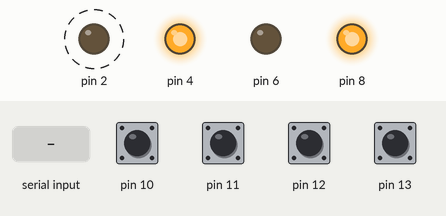
Bench run of a sketch on a simulated Arduino Uno, built with avr-gcc and run on an emulated ATmega328P. On the bench: output pins drawn as LEDs (lit = HIGH). Dashed ring = blinking. The test bench sets the inputs (shaded band); at power-on: pin 10–13 HIGH.

Above: at 1.2 s.
1.3 s: "90,45,200\n" received over Serial
4.3 s: "30,150,10\n" received over Serial
At 4.37 s:
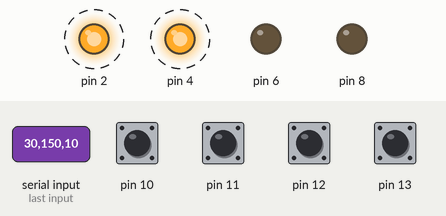
7.3 s: "90,45\n" received over Serial
At 8.33 s:
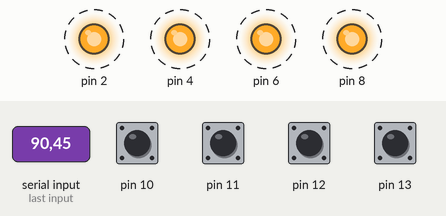
10.3 s: "200\n" received over Serial
At 12.83 s:
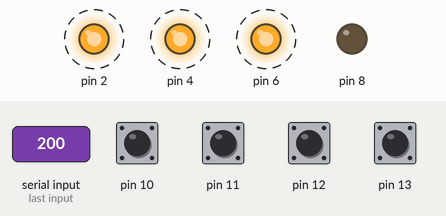
16.3 s: "30,150\n" received over Serial
At 17.27 s:
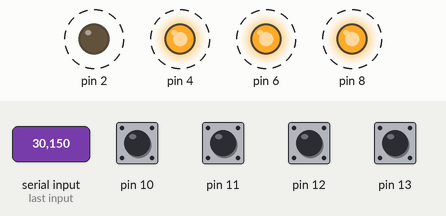
Timing chart, 0 to 20.3 s (numbered marks = the images above; inputs shaded):
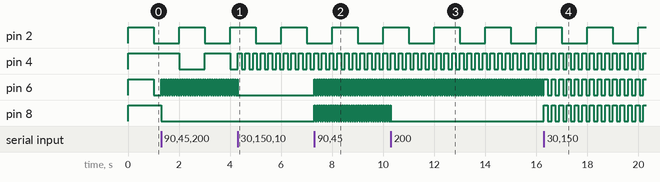

Measured:
- after the input at 4.3 s, pin 6: goes on until 4.3 s, then stays LOW
- after the input at 7.3 s, pin 6, pin 8: alternates HIGH for 0.05 s and LOW for 0.05 s, starting at once
- after the input at 10.3 s, pin 8: goes on until 10.3 s, then stays LOW
- after the input at 16.3 s, pin 6: alternates HIGH for 0.15 s and LOW for 0.15 s, starting after 0.15 s; pin 8: alternates HIGH for 0.15 s and LOW for 0.15 s, starting at once
- by itself, pin 2: alternates HIGH for 1.0 s and LOW for 1.0 s
- by itself, pin 4: alternates HIGH for 0.15 s and LOW for 0.15 s
- by itself, pin 6: alternates HIGH for 0.05 s and LOW for 0.05 s

The sketch:

arduino.ino
```cpp
#include "Bouton.hpp"

Bouton b_red(2, 13);
Bouton b_blue(4, 12);
Bouton b_green(6, 11);
Bouton b_yellow(8, 10);

enum ArduinoSignal
{
    NO_BOUTON               =   0b0000000000000000,
    RED_BOUTON              =   0b0000000000000001,
    GREEN_BOUTON            =   0b0000000000000010,
    BLUE_BOUTON             =   0b0000000000000100,
    YELLOW_BOUTON           =   0b0000000000001000,
    WHITE_BOUTON            =   0b0000000000010000,
    EXT1_BOUTON             =   0b0000000000100000,
    EXT2_BOUTON             =   0b0000000001000000,
    EXT3_BOUTON             =   0b0000000010000000,
    ALL_BOUTONS             =   0b0000000011111111,

    ARDUINO_MODE_BTB        =   0b0100000000000000,
    ARDUINO_MODE_FREE       =   0b0010000000000000,
    ARDUINO_MODE_UNLOCK     =   0b0001000000000000,

    ARDUINO_STATUS_DISC     =   0b0000100000000000,
    ARDUINO_STATUS_ERROR    =   0b0000010000000000,
    ARDUINO_STATUS_OK       =   0b0000001000000000,

    BUTTON_STATE_OFF        =   0,
    BUTTON_STATE_ON         =   -1,
    BUTTON_STATE_ON_PUSH    =   -2,
    BUTTON_STATE_OFF_PUSH   =   -3
};

int fatoi(const char *str)
{
    int val = 0;
    bool neg = false;
    if(*str == '-') neg = true;
    while(*str)
    {
        val = val * 10 + (*str++ - '0');
    }
    return neg ? -val : val;
}

void setup()
{
    Serial.begin(57600); //57600
    Serial.setTimeout(2);

    b_red.led_program(1000);

    b_blue.led_program(1000);
    b_blue.manipulate_timer(1000);

    b_green.led_program(1000);
//    b_green.manipulate_timer(500);

    b_yellow.led_program(1000);
    b_yellow.manipulate_timer(1000);
}

void action_input(int button, int state)
{
    if(button & RED_BOUTON) b_red.led_program(state);
    if(button & BLUE_BOUTON) b_blue.led_program(state);
    if(button & GREEN_BOUTON) b_green.led_program(state);
    if(button & YELLOW_BOUTON) b_yellow.led_program(state);
}

void loop()
{
    short sig = 0;
    if(b_red.pressed()) sig |= RED_BOUTON;
    if(b_blue.pressed()) sig |= BLUE_BOUTON;
    if(b_green.pressed()) sig |= GREEN_BOUTON;
    if(b_yellow.pressed()) sig |= YELLOW_BOUTON;

    if(sig)
    {
        Serial.println(sig);
        Serial.flush();
    }

    if(Serial.available())
    {
        int i1 = Serial.parseInt();
        int i2 = Serial.parseInt();
        action_input(i1, i2);
    }

    b_red.act();
    b_blue.act();
    b_green.act();
    b_yellow.act();

}
```

Bouton.cpp
```cpp
#include "Bouton.hpp"

Bouton::Bouton(int led, int sw)
{
    m_port_led = led;
    m_port_switch = sw;
    m_timer = millis();
    m_led_on = false;
    m_program = 0;

    pinMode(m_port_led, OUTPUT);
    pinMode(m_port_switch, INPUT_PULLUP);
    digitalWrite(m_port_led, LOW);
}

int Bouton::led_program()
{
    return m_program;
}

void Bouton::led_program(int i)
{
    m_program = i;
    m_timer = millis();

    if(i > 0)
    {
        m_led_on = true;
        digitalWrite(m_port_led, HIGH);
    }
}

void Bouton::manipulate_timer(int i)
{
    m_timer += i;
}

void Bouton::swap_state()
{
    if(m_led_on)
    {
        digitalWrite(m_port_led, LOW);
        m_led_on = false;
    }
    else
    {
        digitalWrite(m_port_led, HIGH);
        m_led_on = true;
    }
}

bool Bouton::pressed()
{
    return digitalRead(m_port_switch) == LOW;
}

void Bouton::act()
{
    if(m_program < LED_OFF_ON_PUSH) //lowest defined value
        m_program = 0;

    switch(m_program)
    {
        case LED_CONSTANT_OFF:
            if(m_led_on)
            {
                digitalWrite(m_port_led, LOW);
                m_led_on = false;
            }
            return;
        case LED_CONSTANT_ON:
            if(!m_led_on)
            {
                digitalWrite(m_port_led, HIGH);
                m_led_on = true;
            }
            return;
        case LED_ON_ON_PUSH:
            digitalWrite(m_port_led, pressed());
            return;
        case LED_OFF_ON_PUSH:
            digitalWrite(m_port_led, !pressed());
            return;
    }

    //no other program ran so we blink :).
    long current_time = millis();
    if((current_time - m_timer) >= m_program)
    {
        swap_state();
        m_timer = current_time;
    }
}
```

Bouton.hpp
```cpp
#ifndef QUIZBRO_ARDUINO_BOUTON
#define QUIZBRO_ARDUINO_BOUTON

#include <Arduino.h>

/*
    Represents a Bouton, manages LED control and digitalRead.

    - The class uses the INPUT_PULLUP for the switch pin.
    - Class requires the act() to be called every loop iteration for blinking functionality etc.
*/
#define LED_CONSTANT_OFF 0
#define LED_CONSTANT_ON -1
#define LED_ON_ON_PUSH -2
#define LED_OFF_ON_PUSH -3
//any positive number is blinkdelay in ms.

class Bouton
{
public:
    Bouton(int led, int sw);

    int led_program();
    void led_program(int i);
    void manipulate_timer(int i); // adds i to timer

    void act(); //does blinking etc.
    void swap_state(); //turns led to opposite state
    bool pressed();

protected:
    int m_port_led; //port to activate led on.
    int m_port_switch; //port to read switch from.

    bool m_registered; //true if the current press is already registered.

    //vars used for the led programs
    long m_timer;
    bool m_led_on; //led state
    int m_program;
};

#endif
```
